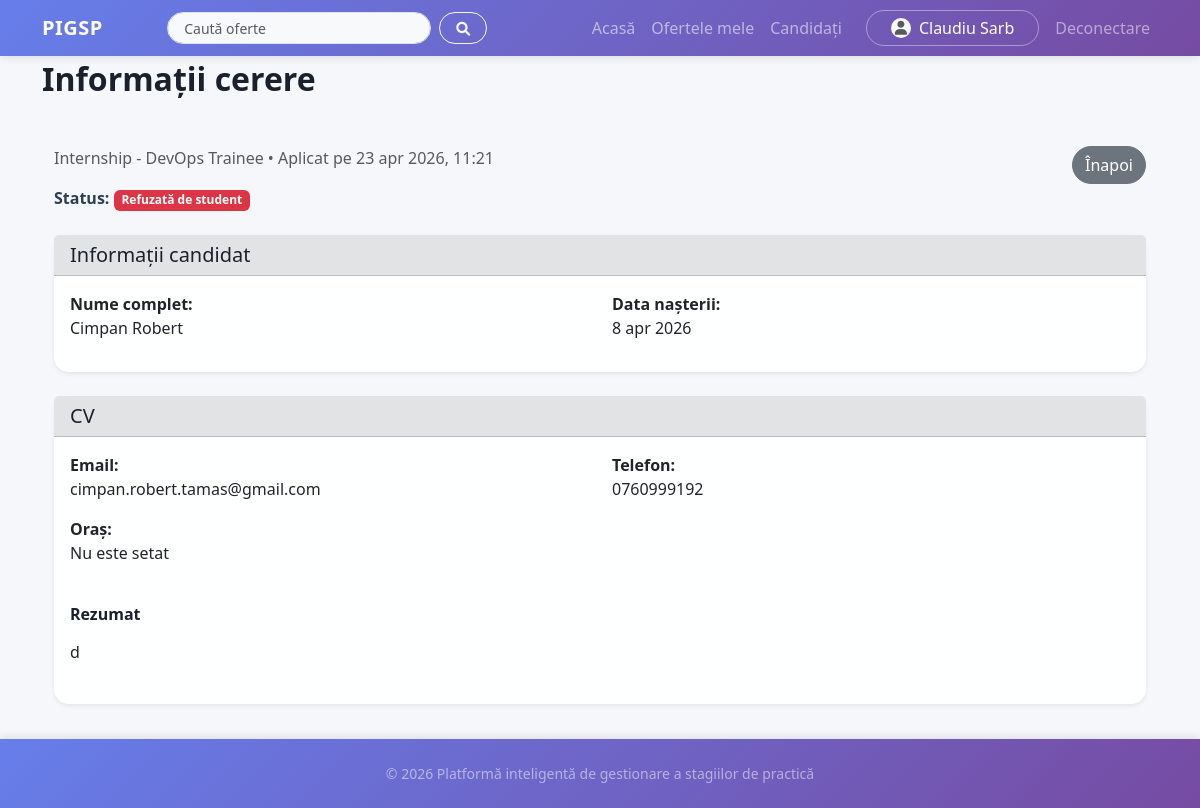
/application/44/view/ (signed in), run on the app's committed database.
### accounts/models.py (models this page shows, shortened)
class User(AbstractUser):
    username_validator = UnicodeUsernameValidator()
    ROLE_CHOICES = [
        ("student", "Student"),
        ("company", "Companie"),
    ]
    username = models.CharField(
        "username",
        max_length=30,
        unique=True,
        help_text="30 de caractere sau mai puțin. Doar litere, cifre și @/./+/-/_ .",
        validators=[username_validator],
        error_messages={
            "unique": "Un utilizator cu acest nume există deja.",
        },
    )
    role = models.CharField(max_length=20, choices=ROLE_CHOICES, default="student")
    phone_number = models.CharField(max_length=15, blank=False, null=True, default=None)
    birth_date = models.DateField(null=True, blank=True)
    profile_picture = models.ImageField(
        upload_to="profile_pictures/", null=True, blank=True
    )
    class Meta:
        db_table = "auth_user"
        verbose_name = "Utilizator"
        verbose_name_plural = "Utilizatori"
    def is_student(self):
        return self.role == "student"
    def is_company(self):
        return self.role == "company"

class StudentCV(models.Model):
    user = models.OneToOneField(
        User, on_delete=models.CASCADE, related_name="student_cv"
    )
    phone = models.CharField(max_length=15)
    email = models.EmailField()
    linkedin = models.URLField(blank=True)
    city = models.CharField(max_length=100, blank=True)
    resume = models.TextField(max_length=500)
    pdf_file = models.FileField(upload_to="cv/", null=True, blank=True)
    created_at = models.DateTimeField(auto_now_add=True)
    updated_at = models.DateTimeField(auto_now=True)
    class Meta:
        verbose_name = "CV Student"
        verbose_name_plural = "CV Studenți"

### main/models.py (models this page shows, shortened)
class Application(models.Model):
    STATUS_CHOICES = [
        ("pending", "În așteptare"),
        ("hr_accepted", "Acceptat - așteaptă confirmarea studentului"),
        ("rejected", "Respins"),
        ("student_declined", "Refuzată de student"),
        ("student_confirmed", "Confirmată de student"),
        ("withdrawn", "Retrasă automat"),
    ]
    student = models.ForeignKey(
        User,
        on_delete=models.CASCADE,
        limit_choices_to={"role": "student"},
        related_name="applications",
    )
    offer = models.ForeignKey(
        InternshipOffer, on_delete=models.CASCADE, related_name="applications"
    )
    status = models.CharField(max_length=20, choices=STATUS_CHOICES, default="pending")
    applied_at = models.DateTimeField(auto_now_add=True)
    updated_at = models.DateTimeField(auto_now=True)
    class Meta:
        unique_together = ("student", "offer")
        ordering = ["-applied_at"]
        verbose_name = "Aplicație"
        verbose_name_plural = "Aplicații"

class InternshipOffer(models.Model):
    company = models.ForeignKey(
        User,
        on_delete=models.CASCADE,
        limit_choices_to={"role": "company"},
        related_name="internship_offers",
    )
    title = models.CharField(max_length=255)
    description = models.TextField()
    requirements = models.TextField(blank=True)
    location = models.CharField(max_length=255, blank=True)
    duration_weeks = models.IntegerField(default=12)
    start_date = models.DateField(null=True, blank=True)
    is_active = models.BooleanField(default=True)
    created_at = models.DateTimeField(auto_now_add=True)
    updated_at = models.DateTimeField(auto_now=True)
    class Meta:
        ordering = ["-created_at"]
        verbose_name = "Ofertă de stagiu"
        verbose_name_plural = "Oferte de stagiu"

### main/views.py (the view, shortened to what this page needs)
@login_required
@user_passes_test(is_company)
def view_candidate_application(request, application_id):
    app = get_object_or_404(Application, id=application_id, offer__company=request.user)
    try:
        cv = app.student.student_cv
    except StudentCV.DoesNotExist:
        cv = None
    internship = None
    context = {
        "application": app,
        "cv": cv,
        "student": app.student,
        "internship": internship,
    }
    return render(request, "main/view_candidate_application.html", context)

### main/views.py (called while the page is built)
def is_company(user):
    return user.is_authenticated and user.role == "company"

### templates/main/view_candidate_application.html (shortened to what this page needs)
{% extends 'base.html' %}
{% load static %}
{% block content %}
<h2 class="mb-4">Informații cerere</h2>
<div class="container mt-5">
    <div class="row mb-4">
        <div class="col-md-8">
            <p class="text-muted">{{ application.offer.title }} • Aplicat pe {{ application.applied_at|date:"j b Y, H:i" }}</p>
            <div class="mt-2">
                <strong>Status:</strong>
                <span class="badge {% if application.status == 'pending' %}bg-secondary{% elif application.status == 'hr_accepted' %}bg-warning text-dark{% elif application.status == 'student_confirmed' %}bg-success{% elif application.status == 'withdrawn' %}bg-dark{% else %}bg-danger{% endif %}">
                    {{ application.get_status_display }}
                </span>
            </div>
        </div>
        <div class="col-md-4 text-end">
            <a href="{% url 'company_candidates' %}" class="btn btn-secondary rounded-pill">
                 Înapoi
            </a>
        </div>
    </div>
    <div class="card border-0 shadow-sm mb-4">
        <div class="card-header bg-secondary-subtle text-dark">
            <h5 class="mb-0"> Informații candidat</h5>
        </div>
        <div class="card-body">
            <div class="row">
                <div class="col-md-6 mb-3">
                    <strong>Nume complet:</strong><br>
                    {{ student.get_full_name }}
                </div>
                <div class="col-md-6 mb-3">
                    <strong>Data nașterii:</strong><br>
                    {{ student.birth_date|date:"j b Y"|default:"Nu este setată" }}
                </div>
            </div>
        </div>
    </div>
    {% if cv %}
        <div class="card border-0 shadow-sm mb-4">
            <div class="card-header bg-secondary-subtle text-dark">
                <h5 class="mb-0"> CV</h5>
            </div>
            <div class="card-body">
                {% if cv.pdf_file %}
                    <p class="text-muted mb-3">
                        Studentul a încărcat un CV personal.
                    </p>
                    <a href="{% url 'serve_protected_cv' cv.id %}" target="blank" class="btn btn-outline-primary rounded-pill">
                        <i class="bi bi-file-earmark-pdf"></i> Deschide CV-ul personal
                    </a>
                {% else %}
                    <div class="row mb-4">
                        <div class="col-md-6 mb-3">
                            <strong>Email:</strong><br>
                            {{ cv.email|default:"Nu este setat" }}
                        </div>
                        <div class="col-md-6 mb-3">
                            <strong>Telefon:</strong><br>
                            {{ cv.phone|default:"Nu este setat" }}
                        </div>
                        <div class="col-md-6 mb-3">
                            <strong>Oraș:</strong><br>
                            {{ cv.city|default:"Nu este setat" }}
                        </div>
                    </div>
                    {% if cv.resume %}
                        <div class="mb-4">
                            <h6 class="fw-bold">Rezumat</h6>
                            <p class="text-justify">{{ cv.resume|linebreaks }}</p>
                        </div>
                    {% endif %}
                {% endif %}
            </div>
        </div>
    {% endif %}
</div>
{% endblock %}

### templates/base.html (shortened to what this page needs)
{% load static %}
<!DOCTYPE html>
<html lang="ro">
<head>
    <link href="https://cdn.jsdelivr.net/npm/bootstrap@5.3.0/dist/css/bootstrap.min.css" rel="stylesheet">
    <link rel="stylesheet" href="https://cdnjs.cloudflare.com/ajax/libs/font-awesome/6.0.0/css/all.min.css">
    <link rel="stylesheet" href="{% static 'css/style.css' %}">
</head>
<body>
    <nav class="navbar navbar-expand-lg navbar-dark bg-transparent mb-4">
        <div class="container">
            <a class="navbar-brand fw-bold" href="{% url 'home' %}">
                PIGSP
            </a>
            <div class="collapse navbar-collapse" id="navbarNav">
                <form class="d-flex align-items-center mx-lg-auto my-2 my-lg-0 w-100" method="get" action="{% url 'home' %}" role="search" style="max-width: 320px;">
                    <input class="form-control form-control-sm rounded-pill me-2" type="text" name="q" value="{{ q|default:'' }}" placeholder="Caută oferte" aria-label="Caută oferte" style="height: 32px;">
                    <button class="btn btn-outline-light btn-sm rounded-pill px-3" type="submit" aria-label="Caută" style="height: 32px;">
                        <i class="fas fa-search"></i>
                    </button>
                </form>
                <ul class="navbar-nav ms-auto">
                    <li class="nav-item"><a class="nav-link" href="{% url 'home' %}">Acasă</a></li>
                    {% if user.is_authenticated %}
                        {% if user.is_student %}
                            <li class="nav-item"><a class="nav-link" href="{% url 'smart_match' %}">Analiză AI</a></li>
                            <li class="nav-item"><a class="nav-link" href="{% url 'my_applications' %}">Aplicații</a></li>
                            <li class="nav-item"><a class="nav-link" href="{% url 'my_internship' %}">Stagiu practică</a></li>
                            <li class="nav-item"><a class="nav-link" href="{% url 'view_cv' %}">CV</a></li>
                        {% elif user.is_company %}
                            <li class="nav-item"><a class="nav-link" href="{% url 'company_my_offers' %}">Ofertele mele</a></li>
                            <li class="nav-item"><a class="nav-link" href="{% url 'company_candidates' %}">Candidați</a></li>
                        {% endif %}
                        <li class="nav-item ms-lg-3">
                            <a class="nav-link btn btn-white-outline px-4 d-flex align-items-center gap-2" href="{% url 'profile' %}">
                                {% if user.profile_picture %}
                                    <img src="{{ user.profile_picture.url }}" alt="Profil" class="rounded-circle" style="width: 20px; height: 20px; object-fit: cover;">
                                {% else %}
                                    <div class="rounded-circle bg-light d-flex align-items-center justify-content-center" style="width: 20px; height: 20px;">
                                        <i class="fas fa-user text-muted" style="font-size: 14px;"></i>
                                    </div>
                                {% endif %}
                                {{ user.get_full_name|default:user.username }}
                            </a>
                        </li>
                        <li class="nav-item">
                            <form action="{% url 'logout' %}" method="post" class="d-inline">
                                <button type="submit"
                                    class="nav-link btn btn-link border-0 text-white-50 ms-2">Deconectare</button>
                            </form>
                        </li>
                    {% else %}
                        <li class="nav-item"><a class="nav-link" href="{% url 'login' %}">Autentificare</a></li>
                        <li class="nav-item ms-2">
                            <a class="btn btn-light rounded-pill px-4 fw-bold text-primary"
                                href="{% url 'register' %}">Înregistrare</a>
                        </li>
                    {% endif %}
                </ul>
            </div>
        </div>
    </nav>
    <div class="container main-container">
        {% block content %}{% endblock %}
    </div>
    <footer class="text-center text-white-50 mt-5 py-4">
        <p class="mb-0 small">&copy; 2026 Platformă inteligentă de gestionare a stagiilor de practică</p>
    </footer>
</body>
</html>

### static/css/style.css (style rules this page uses)
body { background: #f5f7fa; min-height: 100vh; font-family: 'Segoe UI', Tahoma, Geneva, Verdana, sans-serif; color: #2c3e50; display: flex; flex-direction: column; padding-top: 60px; padding-bottom: 80px; }
h1, h2, h3, h4, h5, h6 { color: #1a202c; }
.main-container h2 { color: #1a202c; font-weight: 700; }
.main-container { flex: 1 0 auto; }
footer { flex-shrink: 0; background: linear-gradient(135deg, #667eea 0%, #764ba2 100%); color: white; position: fixed; bottom: 0; left: 0; right: 0; box-shadow: 0 -2px 8px rgba(0,0,0,0.1); }
.navbar { background: linear-gradient(135deg, #667eea 0%, #764ba2 100%) !important; position: fixed; top: 0; left: 0; right: 0; z-index: 1030; box-shadow: 0 2px 8px rgba(0,0,0,0.1); }
.card { background: rgba(255, 255, 255, 0.95); border: none; border-radius: 15px; box-shadow: 0 8px 32px 0 rgba(31, 38, 135, 0.37); transition: transform 0.2s; }
.navbar-brand { letter-spacing: 0.5px; }
.nav-link { font-weight: 500; transition: all 0.2s; }
.btn-white-outline { border: 1px solid rgba(255,255,255,0.4); color: white; border-radius: 50px; padding: 5px 25px; position: relative; top: 2px; }
.form-control, .form-select { border-radius: 10px; background-color: #f8f9fa; border: 1px solid #dee2e6; padding: 0.75rem 1rem; }
a { text-decoration: none; }

### data on the page
Application: offer "Internship - DevOps Trainee", applied_at "23 apr 2026, 11:21", status "Refuzată de student"
StudentCV: email "cimpan.robert.tamas@gmail.com", phone "0760999192", city "Nu este setat", resume "d"

### other printed values
{{ user.get_full_name|default:user.username }} "Claudiu Sarb"
{{ student.get_full_name }} "Cimpan Robert"
{{ student.birth_date|date:"j b Y"|default:"Nu este setată" }} "8 apr 2026"
